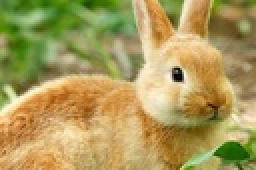
%> input picture HWs/HW3/Q2/image.jpg, 128 x 85 px, shrunk from 1200 x 800 before the run (shown 2 times larger)
$ octave main.m   (GNU Octave 9; MATLAB toolbox functions it lacks are replaced by stand-ins)
%> lines starting %> are read from the running program, lines starting %| are printed output that depends on the picture; in (x1, y1, x2, y2) boxes, pixels count from 0 and x2, y2 are one past the last pixel; in counts of white or black regions, pixels touching at a corner belong together; the program's own positions count from 1
### HWs/HW3/Q2/addNoise.m
function output = addNoise(img,percentage)
% this function adding noise base on percentage that user entered
% inputs: img: greyscale input image, percentage: input percentage of noise
% output: output: noisy image
output = img ;
percentage = double(percentage);

imageSize = size(img,1) * size(img,2);
percentageSize = round((percentage/100) * imageSize) ;

for i=1:percentageSize

    x = randi([1 size(img,1)],1);
    y = randi([1 size(img,2)],1);
    sORp = randi([0 1],1);

    if sORp == 0
        output(x,y) = 0;
    else
        output(x,y) = 255;
    end

end

end

### HWs/HW3/Q2/medianFilter.m
function output = medianFilter(noisy,window)
% this function apply matlab median filter with window size
% inputs: noisy: noisy image, window: number that show window size
% output: output: applied median filter image that have less noise
    output = medfilt2(noisy,[window window],'zeros');
end

### HWs/HW3/Q2/iterative.m
function output = iterative(img)
% this function apply iterative based median filter on noisy image
% inputs: img: noisy input image
% output: output: applied iterative median filter image that have less noise
    output = img;
    for i=1:(size(img,1))
        for j =1:(size(img,2))
            for m=3:2:17
                windowSize = m;
                k = (windowSize - 1)/2;
                x1 = i-k;
                x2 = i+k;
                y1 = j-k;
                y2 = j+k;
                if i-k < 1
                    x1 = 1;
                end
                if i+k > size(img,1)
                    x2 = size(img,1);
                end
                if j-k < 1
                    y1 = 1;
                end
                if j+k > size(img,2)
                    y2 = size(img,2);
                end
                window = img(x1:x2 , y1:y2);
                med = median(window , [1 2]);
                if med == 0 || med == 255
                    continue;
                else
                    break;
                end
            end
            output(i,j) = med;
        end
    end

end

### HWs/HW3/Q2/alphaTrimmed.m
function output = alphaTrimmed(img,windowSize,alpha)
% function that apply alpha trimmed filter to image for noise removal
% inputs: img: noisy image , windowSize: mean filter window size
% alpha: percentage between 0 and 0.5 that show elements that must deleted
% outputs: output: noise remove image using alpha trimmed filter
    del = alpha * (windowSize ^ 2) ;
    if rem(round(del),2) == 1
        del = (round(del) - 1)/2;
    else
        del = (round(del))/2;
    end

    output = img;

    for i=1:(size(img,1))
        for j =1:(size(img,2))
                k = (windowSize - 1)/2;
                x1 = i-k;
                x2 = i+k;
                y1 = j-k;
                y2 = j+k;
                if i-k < 1
                    x1 = 1;
                end
                if i+k > size(img,1)
                    x2 = size(img,1);
                end
                if j-k < 1
                    y1 = 1;
                end
                if j+k > size(img,2)
                    y2 = size(img,2);
                end
                window = img(x1:x2 , y1:y2);
                window = window';
                window = window(:)';
                window = sort(window);
                windowNew = window(1+del : length(window)- del );
                output(i,j) = mean(windowNew);
        end
    end

end

### HWs/HW3/Q2/main.m
clear all;
clc;

img = rgb2gray(imread('image.jpg'));
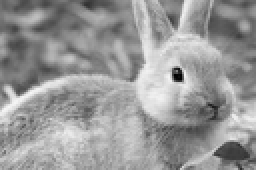
%> img: size 85x128 uint8 (shown 2 times larger); min 1, max 246, mean 151.8

percentage = uint8(input('Please insert percentage: '));
%> the answer given: 3
noisyImage = addNoise(img,percentage);
%> after the loop in addNoise, `for i=1:percentageSize`:
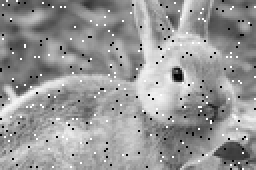
%> output: size 85x128 uint8 (shown 2 times larger); 2.95% of pixels changed, all inside (x1, y1, x2, y2) = (0, 0, 128, 85)
noisyImage = uint8(noisyImage);

median3 = medianFilter(noisyImage,3);
%> in medianFilter, `output = medfilt2(noisy,[window window],'zeros');`:
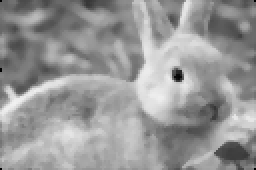
%> output: size 85x128 uint8 (shown 2 times larger); min 0, max 241, mean 151.6
median5 = medianFilter(noisyImage,5);

iterativeOutput = iterative(noisyImage);
iterativeOutput = uint8(iterativeOutput);

window = double(input('Please enter window size for alpha trimmed: '));
%> the answer given: 3
alpha = double(input('And now please enter alpha between (0,0.5): '));
%> the answer given: 3
alphaTrim = alphaTrimmed(noisyImage,window,alpha);
%> after the loop in alphaTrimmed, `for i=1:(size(img,1))`: output: size 85x128 uint8; every value is 0
alphaTrim = uint8(alphaTrim);

figure;
subplot(2,3,1);
imshow(img);
title('original image');
subplot(2,3,2);
imshow(noisyImage);
title('noisy image');
subplot(2,3,3);
imshow(median3);
title('mat med 3*3');
subplot(2,3,4);
imshow(median5);
title('mat med 5*5');
subplot(2,3,5);
imshow(iterativeOutput);
title('iterative');
subplot(2,3,6);
imshow(alphaTrim);
title('Alpha Trimmed');
